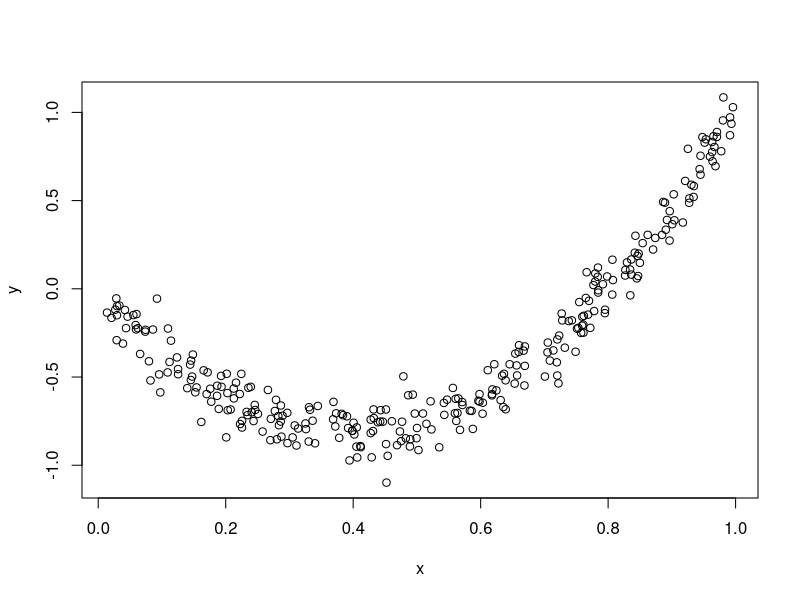
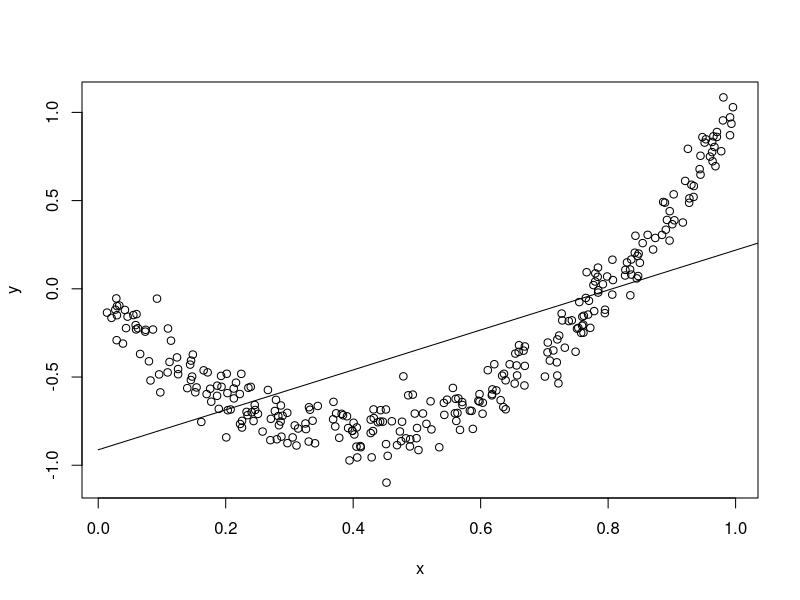
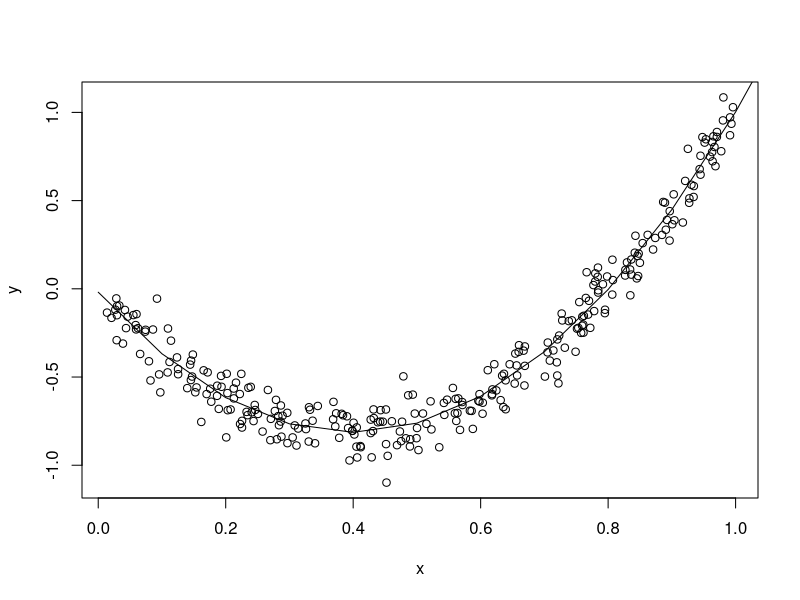
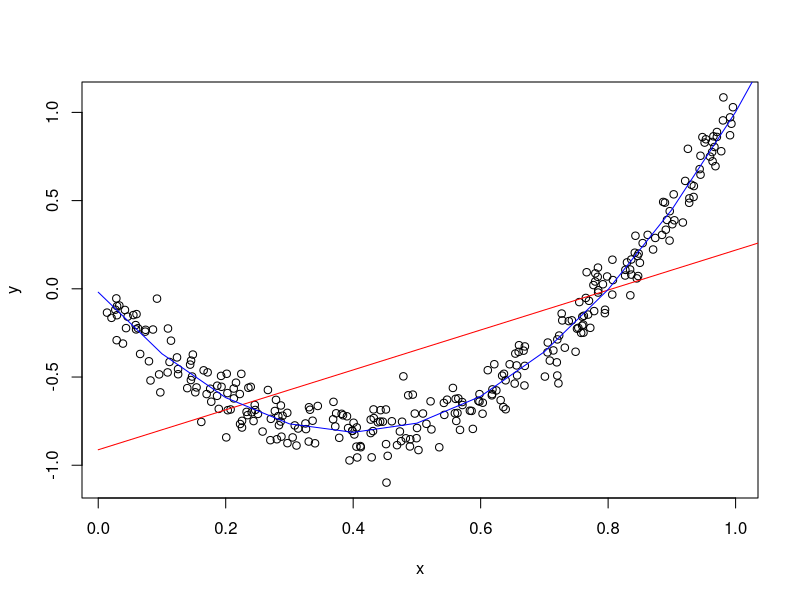

Recreate these plots in R, in order.
## ---- chunk 1
set.seed(138)
x = runif(n = 300, min = 0, max = 1)
epsilon = rnorm(n = 300, mean = 0, sd = .1)
y = 5 * (x ** 2) - 4 * x + epsilon
plot(x,y)
## ---- chunk 2
fit1 = lm(y ~ x)
x1 = seq(from = 0, to = 29, by = 0.1)
plot(x,y)
y_pred = predict(fit1, data.frame(x = x1))
lines(x1,y_pred)
## ---- chunk 3
fit1 = lm(y ~ x + I(x^2))
x1 = seq(from = 0, to = 29, by = 0.1)
plot(x,y)
y_pred = predict(fit1, data.frame(x = x1))
lines(x1,y_pred)
## ---- chunk 4
fit1 = lm(y ~ x)
fit2 = lm(y ~ x + I(x^2))
x1 = seq(from = 0, to = 29, by = 0.1)
plot(x,y)

y_pred1 = predict(fit1, data.frame(x = x1))
y_pred2 = predict(fit2, data.frame(x = x1))

lines(x1,y_pred1, col = "red")
lines(x1,y_pred2, col = "blue")
